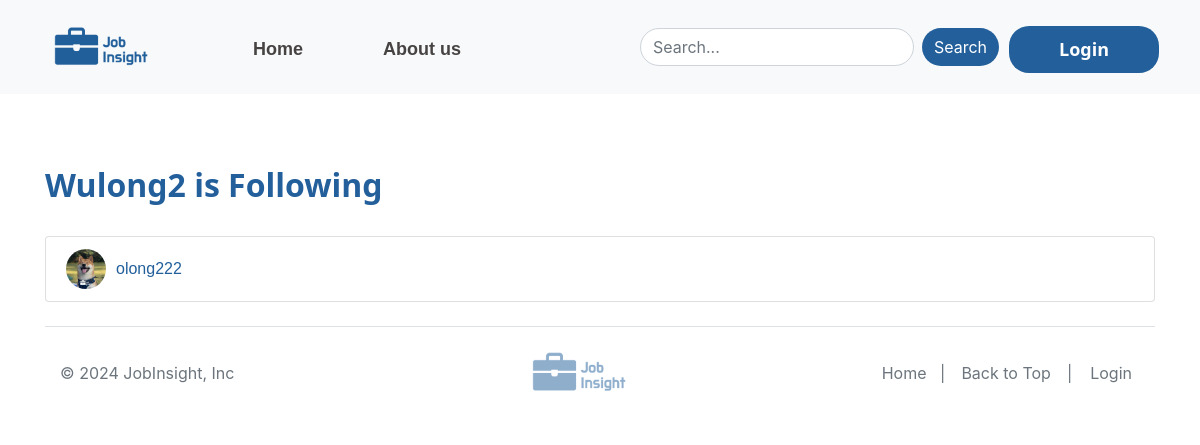
/following/2, run on an earlier commit of the app's database.
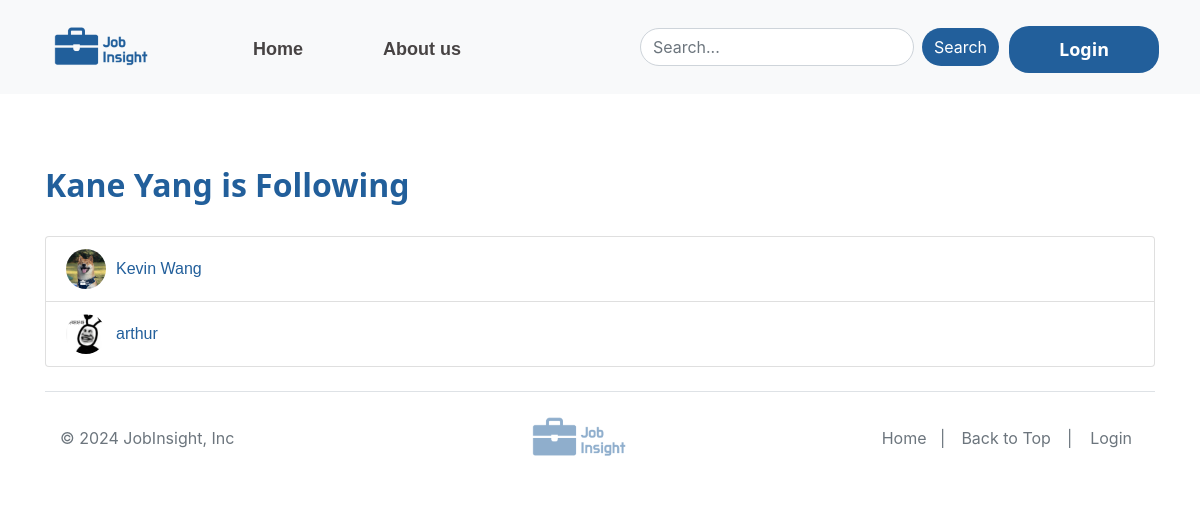
And on a later commit of the database.
### app/models.py (models this page shows, shortened)
class UserDetails(db.Model):
    __tablename__ = 'user_details'
    id = db.Column(db.Integer, db.ForeignKey('user.id'), primary_key=True)
    name = db.Column(db.String(80))
    address = db.Column(db.Text)
    img = db.Column(db.String(200))
    company = db.Column(db.String(100))
    city = db.Column(db.String(100))
    country = db.Column(db.String(100))
    phone = db.Column(db.Integer)
    job_title = db.Column(db.String(100))
    job_description = db.Column(db.Text)
    education_level = db.Column(db.String(100))
    academic_institution = db.Column(db.String(100))
    user = db.relationship('User', back_populates='details')

class User(UserMixin, db.Model):
    __tablename__ = 'user'
    id = db.Column(db.Integer, primary_key=True)
    username = db.Column(db.String(80), unique=True, nullable=False)
    email = db.Column(db.String(120), unique=True, nullable=False)
    password_hash = db.Column(db.String(128))
    details = db.relationship('UserDetails', back_populates='user', uselist=False, cascade='all, delete-orphan')

### app/routes.py (the view)
@main.route('/following/<int:user_id>')
def following(user_id):
    user_profile = None
    if current_user.is_authenticated:
        user_profile = UserDetails.query.filter_by(id=current_user.id).first()
    user = User.query.get_or_404(user_id)  # make sure user exist
    following = User.query.join(Follow, Follow.followed_id == User.id).filter(Follow.follower_id == user_id).all()
    return render_template('following.html', user=user, following=following, user_profile=user_profile,
                           title='Your Following')

### app/templates/following.html
{% extends "base.html" %}
{% block content %}
<div class="container followsection">
    <h2>{{ user.details.name }} is Following</h2>
    <br>
    <div class="list-group">
        {% for followee in following %}
        <a href="{{ url_for('main.channel', user_id=followee.id) }}" class="list-group-item list-group-item-action d-flex align-items-center">
            {% if followee.details and followee.details.img %}
                <img src="{{ url_for('static', filename='user_icon/uploads/' + followee.details.img) }}" alt="{{ followee.details.name }}'s Avatar" style="width: 40px; height: 40px; border-radius: 50%; object-fit: cover; margin-right: 10px;">
            {% else %}
                <img src="{{ url_for('static', filename='user_icon/default_user_icon.jpg') }}" alt="Default Avatar" style="width: 40px; height: 40px; border-radius: 50%; object-fit: cover; margin-right: 10px;">
            {% endif %}
            {{ followee.details.name if followee.details and followee.details.name else followee.username }}
        </a>
        {% endfor %}
    </div>
</div>
{% endblock %}

What changed in the data, as far as the page shows it:
changed UserDetails: details.name "Wulong2" → "Kane Yang"
now on this page (row edited): User: details "Kevin Wang"
changed User: img: picture added; details "olong222" → "arthur"; img: picture removed
